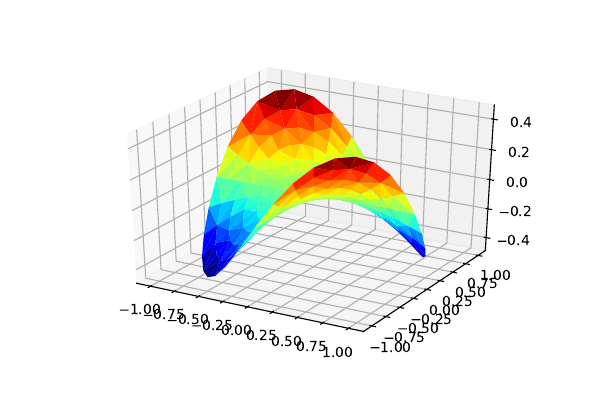

This figure's Python source:
from mpl_toolkits.mplot3d import Axes3D
from matplotlib import cm
import matplotlib.pyplot as plt
import numpy as np

n_angles = 36
n_radii = 8

# An array of radii
# Does not include radius r=0, this is to eliminate duplicate points
radii = np.linspace(0.125, 1.0, n_radii)

# An array of angles
angles = np.linspace(0, 2*np.pi, n_angles, endpoint=False)

# Repeat all angles for each radius
angles = np.repeat(angles[...,np.newaxis], n_radii, axis=1)

# Convert polar (radii, angles) coords to cartesian (x, y) coords
# (0, 0) is added here. There are no duplicate points in the (x, y) plane
x = np.append(0, (radii*np.cos(angles)).flatten())
y = np.append(0, (radii*np.sin(angles)).flatten())

# Pringle surface
z = np.sin(-x*y)

fig = plt.figure()
ax = fig.gca(projection='3d')

ax.plot_trisurf(x, y, z, cmap=cm.jet, linewidth=0.2)

plt.show()
fig.savefig('trisurf3d.pdf')